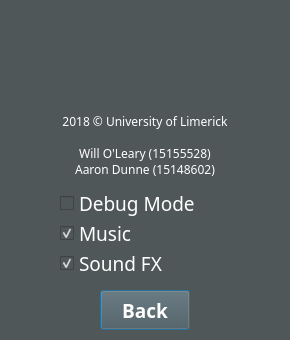
<?xml version="1.0" encoding="UTF-8"?>
<ui version="4.0">
 <class>settings</class>
 <widget class="QDialog" name="settings">
  <property name="geometry">
   <rect>
    <x>0</x>
    <y>0</y>
    <width>290</width>
    <height>340</height>
   </rect>
  </property>
  <property name="minimumSize">
   <size>
    <width>290</width>
    <height>340</height>
   </size>
  </property>
  <property name="maximumSize">
   <size>
    <width>290</width>
    <height>340</height>
   </size>
  </property>
  <property name="windowTitle">
   <string>Zork - Settings</string>
  </property>
  <property name="windowIcon">
   <iconset resource="imglib.qrc">
    <normaloff>:/images/zorkIcon.png</normaloff>:/images/zorkIcon.png</iconset>
  </property>
  <property name="styleSheet">
   <string notr="true">background-color: rgb(79, 87, 88);
</string>
  </property>
  <widget class="QLabel" name="authors">
   <property name="geometry">
    <rect>
     <x>10</x>
     <y>110</y>
     <width>270</width>
     <height>71</height>
    </rect>
   </property>
   <property name="palette">
    <palette>
     <active>
      <colorrole role="WindowText">
       <brush brushstyle="SolidPattern">
        <color alpha="255">
         <red>255</red>
         <green>255</green>
         <blue>255</blue>
        </color>
       </brush>
      </colorrole>
      <colorrole role="Button">
       <brush brushstyle="SolidPattern">
        <color alpha="255">
         <red>79</red>
         <green>87</green>
         <blue>88</blue>
        </color>
       </brush>
      </colorrole>
      <colorrole role="Text">
       <brush brushstyle="SolidPattern">
        <color alpha="255">
         <red>255</red>
         <green>255</green>
         <blue>255</blue>
        </color>
       </brush>
      </colorrole>
      <colorrole role="ButtonText">
       <brush brushstyle="SolidPattern">
        <color alpha="255">
         <red>255</red>
         <green>255</green>
         <blue>255</blue>
        </color>
       </brush>
      </colorrole>
      <colorrole role="Base">
       <brush brushstyle="SolidPattern">
        <color alpha="255">
         <red>79</red>
         <green>87</green>
         <blue>88</blue>
        </color>
       </brush>
      </colorrole>
      <colorrole role="Window">
       <brush brushstyle="SolidPattern">
        <color alpha="255">
         <red>79</red>
         <green>87</green>
         <blue>88</blue>
        </color>
       </brush>
      </colorrole>
     </active>
     <inactive>
      <colorrole role="WindowText">
       <brush brushstyle="SolidPattern">
        <color alpha="255">
         <red>255</red>
         <green>255</green>
         <blue>255</blue>
        </color>
       </brush>
      </colorrole>
      <colorrole role="Button">
       <brush brushstyle="SolidPattern">
        <color alpha="255">
         <red>79</red>
         <green>87</green>
         <blue>88</blue>
        </color>
       </brush>
      </colorrole>
      <colorrole role="Text">
       <brush brushstyle="SolidPattern">
        <color alpha="255">
         <red>255</red>
         <green>255</green>
         <blue>255</blue>
        </color>
       </brush>
      </colorrole>
      <colorrole role="ButtonText">
       <brush brushstyle="SolidPattern">
        <color alpha="255">
         <red>255</red>
         <green>255</green>
         <blue>255</blue>
        </color>
       </brush>
      </colorrole>
      <colorrole role="Base">
       <brush brushstyle="SolidPattern">
        <color alpha="255">
         <red>79</red>
         <green>87</green>
         <blue>88</blue>
        </color>
       </brush>
      </colorrole>
      <colorrole role="Window">
       <brush brushstyle="SolidPattern">
        <color alpha="255">
         <red>79</red>
         <green>87</green>
         <blue>88</blue>
        </color>
       </brush>
      </colorrole>
     </inactive>
     <disabled>
      <colorrole role="WindowText">
       <brush brushstyle="SolidPattern">
        <color alpha="255">
         <red>190</red>
         <green>190</green>
         <blue>190</blue>
        </color>
       </brush>
      </colorrole>
      <colorrole role="Button">
       <brush brushstyle="SolidPattern">
        <color alpha="255">
         <red>79</red>
         <green>87</green>
         <blue>88</blue>
        </color>
       </brush>
      </colorrole>
      <colorrole role="Text">
       <brush brushstyle="SolidPattern">
        <color alpha="255">
         <red>190</red>
         <green>190</green>
         <blue>190</blue>
        </color>
       </brush>
      </colorrole>
      <colorrole role="ButtonText">
       <brush brushstyle="SolidPattern">
        <color alpha="255">
         <red>190</red>
         <green>190</green>
         <blue>190</blue>
        </color>
       </brush>
      </colorrole>
      <colorrole role="Base">
       <brush brushstyle="SolidPattern">
        <color alpha="255">
         <red>79</red>
         <green>87</green>
         <blue>88</blue>
        </color>
       </brush>
      </colorrole>
      <colorrole role="Window">
       <brush brushstyle="SolidPattern">
        <color alpha="255">
         <red>79</red>
         <green>87</green>
         <blue>88</blue>
        </color>
       </brush>
      </colorrole>
     </disabled>
    </palette>
   </property>
   <property name="font">
    <font>
     <family>Montserrat</family>
     <weight>50</weight>
     <italic>false</italic>
     <bold>false</bold>
     <underline>false</underline>
     <strikeout>false</strikeout>
     <kerning>true</kerning>
    </font>
   </property>
   <property name="text">
    <string>2018 © University of Limerick

Will O'Leary (15155528) 
Aaron Dunne (15148602)</string>
   </property>
   <property name="alignment">
    <set>Qt::AlignCenter</set>
   </property>
  </widget>
  <widget class="QLabel" name="label">
   <property name="geometry">
    <rect>
     <x>30</x>
     <y>10</y>
     <width>220</width>
     <height>90</height>
    </rect>
   </property>
   <property name="font">
    <font>
     <family>Montserrat</family>
     <pointsize>40</pointsize>
     <weight>75</weight>
     <italic>true</italic>
     <bold>true</bold>
    </font>
   </property>
   <property name="text">
    <string>Zork</string>
   </property>
   <property name="alignment">
    <set>Qt::AlignCenter</set>
   </property>
  </widget>
  <widget class="QCheckBox" name="musicCB">
   <property name="geometry">
    <rect>
     <x>60</x>
     <y>220</y>
     <width>160</width>
     <height>26</height>
    </rect>
   </property>
   <property name="palette">
    <palette>
     <active>
      <colorrole role="WindowText">
       <brush brushstyle="SolidPattern">
        <color alpha="255">
         <red>255</red>
         <green>255</green>
         <blue>255</blue>
        </color>
       </brush>
      </colorrole>
      <colorrole role="Button">
       <brush brushstyle="SolidPattern">
        <color alpha="255">
         <red>79</red>
         <green>87</green>
         <blue>88</blue>
        </color>
       </brush>
      </colorrole>
      <colorrole role="Light">
       <brush brushstyle="SolidPattern">
        <color alpha="255">
         <red>255</red>
         <green>255</green>
         <blue>255</blue>
        </color>
       </brush>
      </colorrole>
      <colorrole role="Midlight">
       <brush brushstyle="SolidPattern">
        <color alpha="255">
         <red>255</red>
         <green>255</green>
         <blue>255</blue>
        </color>
       </brush>
      </colorrole>
      <colorrole role="Dark">
       <brush brushstyle="SolidPattern">
        <color alpha="255">
         <red>127</red>
         <green>127</green>
         <blue>127</blue>
        </color>
       </brush>
      </colorrole>
      <colorrole role="Mid">
       <brush brushstyle="SolidPattern">
        <color alpha="255">
         <red>170</red>
         <green>170</green>
         <blue>170</blue>
        </color>
       </brush>
      </colorrole>
      <colorrole role="Text">
       <brush brushstyle="SolidPattern">
        <color alpha="255">
         <red>255</red>
         <green>255</green>
         <blue>255</blue>
        </color>
       </brush>
      </colorrole>
      <colorrole role="BrightText">
       <brush brushstyle="SolidPattern">
        <color alpha="255">
         <red>255</red>
         <green>255</green>
         <blue>255</blue>
        </color>
       </brush>
      </colorrole>
      <colorrole role="ButtonText">
       <brush brushstyle="SolidPattern">
        <color alpha="255">
         <red>0</red>
         <green>0</green>
         <blue>0</blue>
        </color>
       </brush>
      </colorrole>
      <colorrole role="Base">
       <brush brushstyle="SolidPattern">
        <color alpha="255">
         <red>79</red>
         <green>87</green>
         <blue>88</blue>
        </color>
       </brush>
      </colorrole>
      <colorrole role="Window">
       <brush brushstyle="SolidPattern">
        <color alpha="255">
         <red>79</red>
         <green>87</green>
         <blue>88</blue>
        </color>
       </brush>
      </colorrole>
      <colorrole role="Shadow">
       <brush brushstyle="SolidPattern">
        <color alpha="255">
         <red>0</red>
         <green>0</green>
         <blue>0</blue>
        </color>
       </brush>
      </colorrole>
      <colorrole role="AlternateBase">
       <brush brushstyle="SolidPattern">
        <color alpha="255">
         <red>255</red>
         <green>255</green>
         <blue>255</blue>
        </color>
       </brush>
      </colorrole>
      <colorrole role="ToolTipBase">
       <brush brushstyle="SolidPattern">
        <color alpha="255">
         <red>255</red>
         <green>255</green>
         <blue>220</blue>
        </color>
       </brush>
      </colorrole>
      <colorrole role="ToolTipText">
       <brush brushstyle="SolidPattern">
        <color alpha="255">
         <red>0</red>
         <green>0</green>
         <blue>0</blue>
        </color>
       </brush>
      </colorrole>
     </active>
     <inactive>
      <colorrole role="WindowText">
       <brush brushstyle="SolidPattern">
        <color alpha="255">
         <red>255</red>
         <green>255</green>
         <blue>255</blue>
        </color>
       </brush>
      </colorrole>
      <colorrole role="Button">
       <brush brushstyle="SolidPattern">
        <color alpha="255">
         <red>79</red>
         <green>87</green>
         <blue>88</blue>
        </color>
       </brush>
      </colorrole>
      <colorrole role="Light">
       <brush brushstyle="SolidPattern">
        <color alpha="255">
         <red>255</red>
         <green>255</green>
         <blue>255</blue>
        </color>
       </brush>
      </colorrole>
      <colorrole role="Midlight">
       <brush brushstyle="SolidPattern">
        <color alpha="255">
         <red>255</red>
         <green>255</green>
         <blue>255</blue>
        </color>
       </brush>
      </colorrole>
      <colorrole role="Dark">
       <brush brushstyle="SolidPattern">
        <color alpha="255">
         <red>127</red>
         <green>127</green>
         <blue>127</blue>
        </color>
       </brush>
      </colorrole>
      <colorrole role="Mid">
       <brush brushstyle="SolidPattern">
        <color alpha="255">
         <red>170</red>
         <green>170</green>
         <blue>170</blue>
        </color>
       </brush>
      </colorrole>
      <colorrole role="Text">
       <brush brushstyle="SolidPattern">
        <color alpha="255">
         <red>255</red>
         <green>255</green>
         <blue>255</blue>
        </color>
       </brush>
      </colorrole>
      <colorrole role="BrightText">
       <brush brushstyle="SolidPattern">
        <color alpha="255">
         <red>255</red>
         <green>255</green>
         <blue>255</blue>
        </color>
       </brush>
      </colorrole>
      <colorrole role="ButtonText">
       <brush brushstyle="SolidPattern">
        <color alpha="255">
         <red>0</red>
         <green>0</green>
         <blue>0</blue>
        </color>
       </brush>
      </colorrole>
      <colorrole role="Base">
       <brush brushstyle="SolidPattern">
        <color alpha="255">
         <red>79</red>
         <green>87</green>
         <blue>88</blue>
        </color>
       </brush>
      </colorrole>
      <colorrole role="Window">
       <brush brushstyle="SolidPattern">
        <color alpha="255">
         <red>79</red>
         <green>87</green>
         <blue>88</blue>
        </color>
       </brush>
      </colorrole>
      <colorrole role="Shadow">
       <brush brushstyle="SolidPattern">
        <color alpha="255">
         <red>0</red>
         <green>0</green>
         <blue>0</blue>
        </color>
       </brush>
      </colorrole>
      <colorrole role="AlternateBase">
       <brush brushstyle="SolidPattern">
        <color alpha="255">
         <red>255</red>
         <green>255</green>
         <blue>255</blue>
        </color>
       </brush>
      </colorrole>
      <colorrole role="ToolTipBase">
       <brush brushstyle="SolidPattern">
        <color alpha="255">
         <red>255</red>
         <green>255</green>
         <blue>220</blue>
        </color>
       </brush>
      </colorrole>
      <colorrole role="ToolTipText">
       <brush brushstyle="SolidPattern">
        <color alpha="255">
         <red>0</red>
         <green>0</green>
         <blue>0</blue>
        </color>
       </brush>
      </colorrole>
     </inactive>
     <disabled>
      <colorrole role="WindowText">
       <brush brushstyle="SolidPattern">
        <color alpha="255">
         <red>127</red>
         <green>127</green>
         <blue>127</blue>
        </color>
       </brush>
      </colorrole>
      <colorrole role="Button">
       <brush brushstyle="SolidPattern">
        <color alpha="255">
         <red>79</red>
         <green>87</green>
         <blue>88</blue>
        </color>
       </brush>
      </colorrole>
      <colorrole role="Light">
       <brush brushstyle="SolidPattern">
        <color alpha="255">
         <red>255</red>
         <green>255</green>
         <blue>255</blue>
        </color>
       </brush>
      </colorrole>
      <colorrole role="Midlight">
       <brush brushstyle="SolidPattern">
        <color alpha="255">
         <red>255</red>
         <green>255</green>
         <blue>255</blue>
        </color>
       </brush>
      </colorrole>
      <colorrole role="Dark">
       <brush brushstyle="SolidPattern">
        <color alpha="255">
         <red>127</red>
         <green>127</green>
         <blue>127</blue>
        </color>
       </brush>
      </colorrole>
      <colorrole role="Mid">
       <brush brushstyle="SolidPattern">
        <color alpha="255">
         <red>170</red>
         <green>170</green>
         <blue>170</blue>
        </color>
       </brush>
      </colorrole>
      <colorrole role="Text">
       <brush brushstyle="SolidPattern">
        <color alpha="255">
         <red>127</red>
         <green>127</green>
         <blue>127</blue>
        </color>
       </brush>
      </colorrole>
      <colorrole role="BrightText">
       <brush brushstyle="SolidPattern">
        <color alpha="255">
         <red>255</red>
         <green>255</green>
         <blue>255</blue>
        </color>
       </brush>
      </colorrole>
      <colorrole role="ButtonText">
       <brush brushstyle="SolidPattern">
        <color alpha="255">
         <red>127</red>
         <green>127</green>
         <blue>127</blue>
        </color>
       </brush>
      </colorrole>
      <colorrole role="Base">
       <brush brushstyle="SolidPattern">
        <color alpha="255">
         <red>79</red>
         <green>87</green>
         <blue>88</blue>
        </color>
       </brush>
      </colorrole>
      <colorrole role="Window">
       <brush brushstyle="SolidPattern">
        <color alpha="255">
         <red>79</red>
         <green>87</green>
         <blue>88</blue>
        </color>
       </brush>
      </colorrole>
      <colorrole role="Shadow">
       <brush brushstyle="SolidPattern">
        <color alpha="255">
         <red>0</red>
         <green>0</green>
         <blue>0</blue>
        </color>
       </brush>
      </colorrole>
      <colorrole role="AlternateBase">
       <brush brushstyle="SolidPattern">
        <color alpha="255">
         <red>255</red>
         <green>255</green>
         <blue>255</blue>
        </color>
       </brush>
      </colorrole>
      <colorrole role="ToolTipBase">
       <brush brushstyle="SolidPattern">
        <color alpha="255">
         <red>255</red>
         <green>255</green>
         <blue>220</blue>
        </color>
       </brush>
      </colorrole>
      <colorrole role="ToolTipText">
       <brush brushstyle="SolidPattern">
        <color alpha="255">
         <red>0</red>
         <green>0</green>
         <blue>0</blue>
        </color>
       </brush>
      </colorrole>
     </disabled>
    </palette>
   </property>
   <property name="font">
    <font>
     <family>Montserrat</family>
     <pointsize>14</pointsize>
    </font>
   </property>
   <property name="text">
    <string>Music</string>
   </property>
   <property name="checked">
    <bool>true</bool>
   </property>
   <property name="tristate">
    <bool>false</bool>
   </property>
  </widget>
  <widget class="QCheckBox" name="soundfxCB">
   <property name="geometry">
    <rect>
     <x>60</x>
     <y>250</y>
     <width>170</width>
     <height>26</height>
    </rect>
   </property>
   <property name="palette">
    <palette>
     <active>
      <colorrole role="WindowText">
       <brush brushstyle="SolidPattern">
        <color alpha="255">
         <red>255</red>
         <green>255</green>
         <blue>255</blue>
        </color>
       </brush>
      </colorrole>
      <colorrole role="Button">
       <brush brushstyle="SolidPattern">
        <color alpha="255">
         <red>79</red>
         <green>87</green>
         <blue>88</blue>
        </color>
       </brush>
      </colorrole>
      <colorrole role="Light">
       <brush brushstyle="SolidPattern">
        <color alpha="255">
         <red>255</red>
         <green>255</green>
         <blue>255</blue>
        </color>
       </brush>
      </colorrole>
      <colorrole role="Midlight">
       <brush brushstyle="SolidPattern">
        <color alpha="255">
         <red>255</red>
         <green>255</green>
         <blue>255</blue>
        </color>
       </brush>
      </colorrole>
      <colorrole role="Dark">
       <brush brushstyle="SolidPattern">
        <color alpha="255">
         <red>127</red>
         <green>127</green>
         <blue>127</blue>
        </color>
       </brush>
      </colorrole>
      <colorrole role="Mid">
       <brush brushstyle="SolidPattern">
        <color alpha="255">
         <red>170</red>
         <green>170</green>
         <blue>170</blue>
        </color>
       </brush>
      </colorrole>
      <colorrole role="Text">
       <brush brushstyle="SolidPattern">
        <color alpha="255">
         <red>255</red>
         <green>255</green>
         <blue>255</blue>
        </color>
       </brush>
      </colorrole>
      <colorrole role="BrightText">
       <brush brushstyle="SolidPattern">
        <color alpha="255">
         <red>255</red>
         <green>255</green>
         <blue>255</blue>
        </color>
       </brush>
      </colorrole>
      <colorrole role="ButtonText">
       <brush brushstyle="SolidPattern">
        <color alpha="255">
         <red>0</red>
         <green>0</green>
         <blue>0</blue>
        </color>
       </brush>
      </colorrole>
      <colorrole role="Base">
       <brush brushstyle="SolidPattern">
        <color alpha="255">
         <red>79</red>
         <green>87</green>
         <blue>88</blue>
        </color>
       </brush>
      </colorrole>
      <colorrole role="Window">
       <brush brushstyle="SolidPattern">
        <color alpha="255">
         <red>79</red>
         <green>87</green>
         <blue>88</blue>
        </color>
       </brush>
      </colorrole>
      <colorrole role="Shadow">
       <brush brushstyle="SolidPattern">
        <color alpha="255">
         <red>0</red>
         <green>0</green>
         <blue>0</blue>
        </color>
       </brush>
      </colorrole>
      <colorrole role="AlternateBase">
       <brush brushstyle="SolidPattern">
        <color alpha="255">
         <red>255</red>
         <green>255</green>
         <blue>255</blue>
        </color>
       </brush>
      </colorrole>
      <colorrole role="ToolTipBase">
       <brush brushstyle="SolidPattern">
        <color alpha="255">
         <red>255</red>
         <green>255</green>
         <blue>220</blue>
        </color>
       </brush>
      </colorrole>
      <colorrole role="ToolTipText">
       <brush brushstyle="SolidPattern">
        <color alpha="255">
         <red>0</red>
         <green>0</green>
         <blue>0</blue>
        </color>
       </brush>
      </colorrole>
     </active>
     <inactive>
      <colorrole role="WindowText">
       <brush brushstyle="SolidPattern">
        <color alpha="255">
         <red>255</red>
         <green>255</green>
         <blue>255</blue>
        </color>
       </brush>
      </colorrole>
      <colorrole role="Button">
       <brush brushstyle="SolidPattern">
        <color alpha="255">
         <red>79</red>
         <green>87</green>
         <blue>88</blue>
        </color>
       </brush>
      </colorrole>
      <colorrole role="Light">
       <brush brushstyle="SolidPattern">
        <color alpha="255">
         <red>255</red>
         <green>255</green>
         <blue>255</blue>
        </color>
       </brush>
      </colorrole>
      <colorrole role="Midlight">
       <brush brushstyle="SolidPattern">
        <color alpha="255">
         <red>255</red>
         <green>255</green>
         <blue>255</blue>
        </color>
       </brush>
      </colorrole>
      <colorrole role="Dark">
       <brush brushstyle="SolidPattern">
        <color alpha="255">
         <red>127</red>
         <green>127</green>
         <blue>127</blue>
        </color>
       </brush>
      </colorrole>
      <colorrole role="Mid">
       <brush brushstyle="SolidPattern">
        <color alpha="255">
         <red>170</red>
         <green>170</green>
         <blue>170</blue>
        </color>
       </brush>
      </colorrole>
      <colorrole role="Text">
       <brush brushstyle="SolidPattern">
        <color alpha="255">
         <red>255</red>
         <green>255</green>
         <blue>255</blue>
        </color>
       </brush>
      </colorrole>
      <colorrole role="BrightText">
       <brush brushstyle="SolidPattern">
        <color alpha="255">
         <red>255</red>
         <green>255</green>
         <blue>255</blue>
        </color>
       </brush>
      </colorrole>
      <colorrole role="ButtonText">
       <brush brushstyle="SolidPattern">
        <color alpha="255">
         <red>0</red>
         <green>0</green>
         <blue>0</blue>
        </color>
       </brush>
      </colorrole>
      <colorrole role="Base">
       <brush brushstyle="SolidPattern">
        <color alpha="255">
         <red>79</red>
         <green>87</green>
         <blue>88</blue>
        </color>
       </brush>
      </colorrole>
      <colorrole role="Window">
       <brush brushstyle="SolidPattern">
        <color alpha="255">
         <red>79</red>
         <green>87</green>
         <blue>88</blue>
        </color>
       </brush>
      </colorrole>
      <colorrole role="Shadow">
       <brush brushstyle="SolidPattern">
        <color alpha="255">
         <red>0</red>
         <green>0</green>
         <blue>0</blue>
        </color>
       </brush>
      </colorrole>
      <colorrole role="AlternateBase">
       <brush brushstyle="SolidPattern">
        <color alpha="255">
         <red>255</red>
         <green>255</green>
         <blue>255</blue>
        </color>
       </brush>
      </colorrole>
      <colorrole role="ToolTipBase">
       <brush brushstyle="SolidPattern">
        <color alpha="255">
         <red>255</red>
         <green>255</green>
         <blue>220</blue>
        </color>
       </brush>
      </colorrole>
      <colorrole role="ToolTipText">
       <brush brushstyle="SolidPattern">
        <color alpha="255">
         <red>0</red>
         <green>0</green>
         <blue>0</blue>
        </color>
       </brush>
      </colorrole>
     </inactive>
     <disabled>
      <colorrole role="WindowText">
       <brush brushstyle="SolidPattern">
        <color alpha="255">
         <red>127</red>
         <green>127</green>
         <blue>127</blue>
        </color>
       </brush>
      </colorrole>
      <colorrole role="Button">
       <brush brushstyle="SolidPattern">
        <color alpha="255">
         <red>79</red>
         <green>87</green>
         <blue>88</blue>
        </color>
       </brush>
      </colorrole>
      <colorrole role="Light">
       <brush brushstyle="SolidPattern">
        <color alpha="255">
         <red>255</red>
         <green>255</green>
         <blue>255</blue>
        </color>
       </brush>
      </colorrole>
      <colorrole role="Midlight">
       <brush brushstyle="SolidPattern">
        <color alpha="255">
         <red>255</red>
         <green>255</green>
         <blue>255</blue>
        </color>
       </brush>
      </colorrole>
      <colorrole role="Dark">
       <brush brushstyle="SolidPattern">
        <color alpha="255">
         <red>127</red>
         <green>127</green>
         <blue>127</blue>
        </color>
       </brush>
      </colorrole>
      <colorrole role="Mid">
       <brush brushstyle="SolidPattern">
        <color alpha="255">
         <red>170</red>
         <green>170</green>
         <blue>170</blue>
        </color>
       </brush>
      </colorrole>
      <colorrole role="Text">
       <brush brushstyle="SolidPattern">
        <color alpha="255">
         <red>127</red>
         <green>127</green>
         <blue>127</blue>
        </color>
       </brush>
      </colorrole>
      <colorrole role="BrightText">
       <brush brushstyle="SolidPattern">
        <color alpha="255">
         <red>255</red>
         <green>255</green>
         <blue>255</blue>
        </color>
       </brush>
      </colorrole>
      <colorrole role="ButtonText">
       <brush brushstyle="SolidPattern">
        <color alpha="255">
         <red>127</red>
         <green>127</green>
         <blue>127</blue>
        </color>
       </brush>
      </colorrole>
      <colorrole role="Base">
       <brush brushstyle="SolidPattern">
        <color alpha="255">
         <red>79</red>
         <green>87</green>
         <blue>88</blue>
        </color>
       </brush>
      </colorrole>
      <colorrole role="Window">
       <brush brushstyle="SolidPattern">
        <color alpha="255">
         <red>79</red>
         <green>87</green>
         <blue>88</blue>
        </color>
       </brush>
      </colorrole>
      <colorrole role="Shadow">
       <brush brushstyle="SolidPattern">
        <color alpha="255">
         <red>0</red>
         <green>0</green>
         <blue>0</blue>
        </color>
       </brush>
      </colorrole>
      <colorrole role="AlternateBase">
       <brush brushstyle="SolidPattern">
        <color alpha="255">
         <red>255</red>
         <green>255</green>
         <blue>255</blue>
        </color>
       </brush>
      </colorrole>
      <colorrole role="ToolTipBase">
       <brush brushstyle="SolidPattern">
        <color alpha="255">
         <red>255</red>
         <green>255</green>
         <blue>220</blue>
        </color>
       </brush>
      </colorrole>
      <colorrole role="ToolTipText">
       <brush brushstyle="SolidPattern">
        <color alpha="255">
         <red>0</red>
         <green>0</green>
         <blue>0</blue>
        </color>
       </brush>
      </colorrole>
     </disabled>
    </palette>
   </property>
   <property name="font">
    <font>
     <family>Montserrat</family>
     <pointsize>14</pointsize>
    </font>
   </property>
   <property name="text">
    <string>Sound FX</string>
   </property>
   <property name="checked">
    <bool>true</bool>
   </property>
   <property name="tristate">
    <bool>false</bool>
   </property>
  </widget>
  <widget class="QPushButton" name="backButton">
   <property name="geometry">
    <rect>
     <x>100</x>
     <y>290</y>
     <width>90</width>
     <height>40</height>
    </rect>
   </property>
   <property name="palette">
    <palette>
     <active>
      <colorrole role="Button">
       <brush brushstyle="SolidPattern">
        <color alpha="255">
         <red>79</red>
         <green>87</green>
         <blue>88</blue>
        </color>
       </brush>
      </colorrole>
      <colorrole role="ButtonText">
       <brush brushstyle="SolidPattern">
        <color alpha="255">
         <red>255</red>
         <green>255</green>
         <blue>255</blue>
        </color>
       </brush>
      </colorrole>
      <colorrole role="Base">
       <brush brushstyle="SolidPattern">
        <color alpha="255">
         <red>79</red>
         <green>87</green>
         <blue>88</blue>
        </color>
       </brush>
      </colorrole>
      <colorrole role="Window">
       <brush brushstyle="SolidPattern">
        <color alpha="255">
         <red>79</red>
         <green>87</green>
         <blue>88</blue>
        </color>
       </brush>
      </colorrole>
     </active>
     <inactive>
      <colorrole role="Button">
       <brush brushstyle="SolidPattern">
        <color alpha="255">
         <red>79</red>
         <green>87</green>
         <blue>88</blue>
        </color>
       </brush>
      </colorrole>
      <colorrole role="ButtonText">
       <brush brushstyle="SolidPattern">
        <color alpha="255">
         <red>255</red>
         <green>255</green>
         <blue>255</blue>
        </color>
       </brush>
      </colorrole>
      <colorrole role="Base">
       <brush brushstyle="SolidPattern">
        <color alpha="255">
         <red>79</red>
         <green>87</green>
         <blue>88</blue>
        </color>
       </brush>
      </colorrole>
      <colorrole role="Window">
       <brush brushstyle="SolidPattern">
        <color alpha="255">
         <red>79</red>
         <green>87</green>
         <blue>88</blue>
        </color>
       </brush>
      </colorrole>
     </inactive>
     <disabled>
      <colorrole role="Button">
       <brush brushstyle="SolidPattern">
        <color alpha="255">
         <red>79</red>
         <green>87</green>
         <blue>88</blue>
        </color>
       </brush>
      </colorrole>
      <colorrole role="ButtonText">
       <brush brushstyle="SolidPattern">
        <color alpha="255">
         <red>190</red>
         <green>190</green>
         <blue>190</blue>
        </color>
       </brush>
      </colorrole>
      <colorrole role="Base">
       <brush brushstyle="SolidPattern">
        <color alpha="255">
         <red>79</red>
         <green>87</green>
         <blue>88</blue>
        </color>
       </brush>
      </colorrole>
      <colorrole role="Window">
       <brush brushstyle="SolidPattern">
        <color alpha="255">
         <red>79</red>
         <green>87</green>
         <blue>88</blue>
        </color>
       </brush>
      </colorrole>
     </disabled>
    </palette>
   </property>
   <property name="font">
    <font>
     <family>Montserrat</family>
     <pointsize>14</pointsize>
     <weight>75</weight>
     <bold>true</bold>
    </font>
   </property>
   <property name="text">
    <string>Back</string>
   </property>
  </widget>
  <widget class="QLabel" name="zork">
   <property name="geometry">
    <rect>
     <x>30</x>
     <y>10</y>
     <width>230</width>
     <height>90</height>
    </rect>
   </property>
   <property name="text">
    <string/>
   </property>
   <property name="pixmap">
    <pixmap resource="imglib.qrc">:/images/zorkLogo.png</pixmap>
   </property>
   <property name="scaledContents">
    <bool>true</bool>
   </property>
  </widget>
  <widget class="QCheckBox" name="debugCB">
   <property name="geometry">
    <rect>
     <x>60</x>
     <y>190</y>
     <width>160</width>
     <height>26</height>
    </rect>
   </property>
   <property name="palette">
    <palette>
     <active>
      <colorrole role="WindowText">
       <brush brushstyle="SolidPattern">
        <color alpha="255">
         <red>255</red>
         <green>255</green>
         <blue>255</blue>
        </color>
       </brush>
      </colorrole>
      <colorrole role="Button">
       <brush brushstyle="SolidPattern">
        <color alpha="255">
         <red>79</red>
         <green>87</green>
         <blue>88</blue>
        </color>
       </brush>
      </colorrole>
      <colorrole role="Text">
       <brush brushstyle="SolidPattern">
        <color alpha="255">
         <red>255</red>
         <green>255</green>
         <blue>255</blue>
        </color>
       </brush>
      </colorrole>
      <colorrole role="ButtonText">
       <brush brushstyle="SolidPattern">
        <color alpha="255">
         <red>255</red>
         <green>255</green>
         <blue>255</blue>
        </color>
       </brush>
      </colorrole>
      <colorrole role="Base">
       <brush brushstyle="SolidPattern">
        <color alpha="255">
         <red>79</red>
         <green>87</green>
         <blue>88</blue>
        </color>
       </brush>
      </colorrole>
      <colorrole role="Window">
       <brush brushstyle="SolidPattern">
        <color alpha="255">
         <red>79</red>
         <green>87</green>
         <blue>88</blue>
        </color>
       </brush>
      </colorrole>
     </active>
     <inactive>
      <colorrole role="WindowText">
       <brush brushstyle="SolidPattern">
        <color alpha="255">
         <red>255</red>
         <green>255</green>
         <blue>255</blue>
        </color>
       </brush>
      </colorrole>
      <colorrole role="Button">
       <brush brushstyle="SolidPattern">
        <color alpha="255">
         <red>79</red>
         <green>87</green>
         <blue>88</blue>
        </color>
       </brush>
      </colorrole>
      <colorrole role="Text">
       <brush brushstyle="SolidPattern">
        <color alpha="255">
         <red>255</red>
         <green>255</green>
         <blue>255</blue>
        </color>
       </brush>
      </colorrole>
      <colorrole role="ButtonText">
       <brush brushstyle="SolidPattern">
        <color alpha="255">
         <red>255</red>
         <green>255</green>
         <blue>255</blue>
        </color>
       </brush>
      </colorrole>
      <colorrole role="Base">
       <brush brushstyle="SolidPattern">
        <color alpha="255">
         <red>79</red>
         <green>87</green>
         <blue>88</blue>
        </color>
       </brush>
      </colorrole>
      <colorrole role="Window">
       <brush brushstyle="SolidPattern">
        <color alpha="255">
         <red>79</red>
         <green>87</green>
         <blue>88</blue>
        </color>
       </brush>
      </colorrole>
     </inactive>
     <disabled>
      <colorrole role="WindowText">
       <brush brushstyle="SolidPattern">
        <color alpha="255">
         <red>190</red>
         <green>190</green>
         <blue>190</blue>
        </color>
       </brush>
      </colorrole>
      <colorrole role="Button">
       <brush brushstyle="SolidPattern">
        <color alpha="255">
         <red>79</red>
         <green>87</green>
         <blue>88</blue>
        </color>
       </brush>
      </colorrole>
      <colorrole role="Text">
       <brush brushstyle="SolidPattern">
        <color alpha="255">
         <red>190</red>
         <green>190</green>
         <blue>190</blue>
        </color>
       </brush>
      </colorrole>
      <colorrole role="ButtonText">
       <brush brushstyle="SolidPattern">
        <color alpha="255">
         <red>190</red>
         <green>190</green>
         <blue>190</blue>
        </color>
       </brush>
      </colorrole>
      <colorrole role="Base">
       <brush brushstyle="SolidPattern">
        <color alpha="255">
         <red>79</red>
         <green>87</green>
         <blue>88</blue>
        </color>
       </brush>
      </colorrole>
      <colorrole role="Window">
       <brush brushstyle="SolidPattern">
        <color alpha="255">
         <red>79</red>
         <green>87</green>
         <blue>88</blue>
        </color>
       </brush>
      </colorrole>
     </disabled>
    </palette>
   </property>
   <property name="font">
    <font>
     <family>Montserrat</family>
     <pointsize>14</pointsize>
    </font>
   </property>
   <property name="text">
    <string>Debug Mode</string>
   </property>
   <property name="tristate">
    <bool>false</bool>
   </property>
  </widget>
 </widget>
 <resources>
  <include location="imglib.qrc"/>
 </resources>
 <connections/>
</ui>
